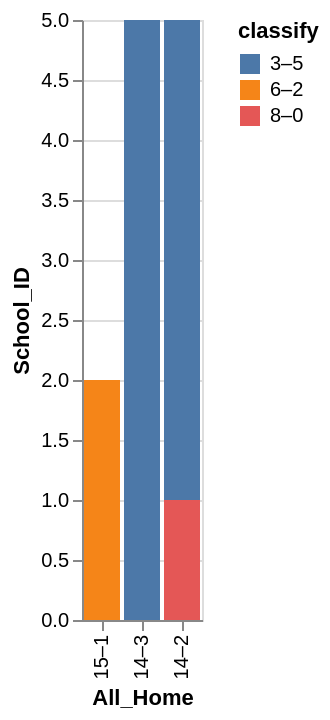

Here is the Vega-Lite specification saved for this chart:
### Vega-Lite specification from a JSON file in a GitHub repository (floating-point values rounded to 4 significant figures)
{"data": {"values": [{"x_data": "15–1", "y_data": 0, "classify": "3–5"}, {"x_data": "14–3", "y_data": 5, "classify": "3–5"}, {"x_data": "14–2", "y_data": 4, "classify": "3–5"}, {"x_data": "15–1", "y_data": 2, "classify": "6–2"}, {"x_data": "14–3", "y_data": 0, "classify": "6–2"}, {"x_data": "14–2", "y_data": 0, "classify": "6–2"}, {"x_data": "15–1", "y_data": 0, "classify": "8–0"}, {"x_data": "14–3", "y_data": 0, "classify": "8–0"}, {"x_data": "14–2", "y_data": 1, "classify": "8–0"}]}, "mark": "bar", "encoding": {"x": {"field": "x_data", "type": "nominal", "title": "All_Home", "sort": "descending"}, "y": {"field": "y_data", "type": "quantitative", "title": "School_ID"}, "color": {"field": "classify"}}}
